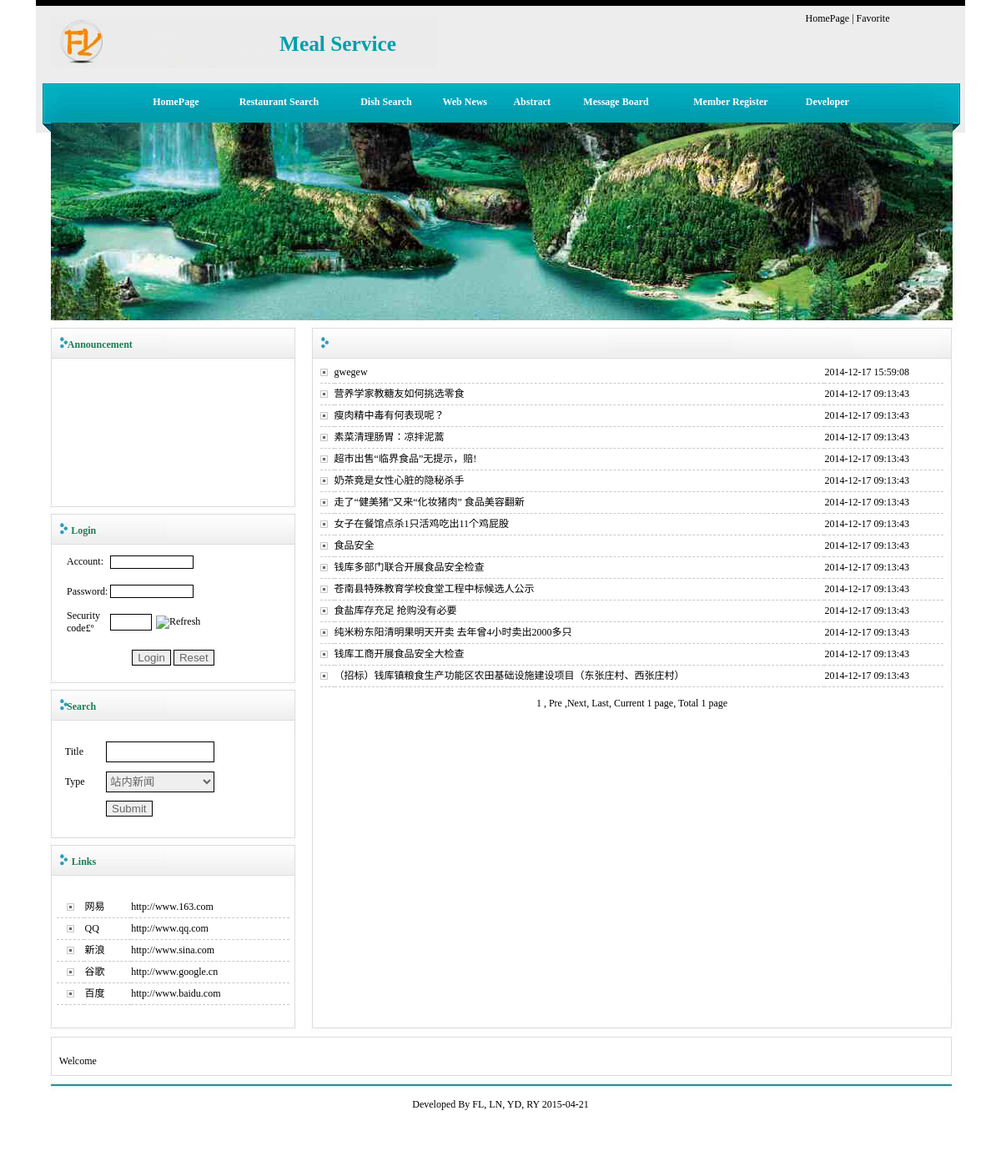
Page /news.php on the committed database.
### tables this page shows
CREATE TABLE `youqinglianjie` (
  `id` int(11) NOT NULL AUTO_INCREMENT,
  `wangzhanmingcheng` varchar(50) DEFAULT NULL,
  `wangzhi` varchar(50) DEFAULT NULL,
  `addtime` timestamp NULL DEFAULT CURRENT_TIMESTAMP,
  PRIMARY KEY (`id`)
);

CREATE TABLE `xinwentongzhi` (
  `id` int(11) NOT NULL AUTO_INCREMENT,
  `biaoti` varchar(500) DEFAULT NULL,
  `leibie` varchar(50) DEFAULT NULL,
  `neirong` text,
  `tianjiaren` varchar(50) DEFAULT NULL,
  `addtime` timestamp NULL DEFAULT CURRENT_TIMESTAMP,
  `shouyetupian` varchar(50) DEFAULT NULL,
  `dianjilv` int(11) DEFAULT '1',
  PRIMARY KEY (`id`)
);

### news.php (the view, shortened to what this page needs)
<?php
$lb=$_GET["lb"];
if($lb=="")
{
	$lb=$_POST["lb"];
}
?>
<html>
<head>
<title>Meal Service</title><LINK href="qtimages/style.css" type=text/css rel=stylesheet>
</head>
<body bgcolor="#FFFFFF" leftmargin="0" topmargin="0" marginwidth="0" marginheight="0">
<table width="1114" height="1403" border="0" align="center" cellpadding="0" cellspacing="0" id="__01">
	<tr>
		<td><?php include_once 'qttop.php';?></td>
	</tr>
	<tr>
		<td><table id="__01" width="1114" height="848" border="0" cellpadding="0" cellspacing="0">
          <tr>
            <td valign="top">
<?php include_once 'qtleft.php';?></td>
            <td valign="top"><table id="__01" width="793" height="848" border="0" cellpadding="0" cellspacing="0">
              <tr>
                <td colspan="2" valign="top"><table id="__01" width="793" height="245" border="0" cellpadding="0" cellspacing="0">
                  <tr>
                    <td width="793" height="46" background="qtimages/1_02_02_01_01.jpg"><table width="100%" height="20" border="0" cellpadding="0" cellspacing="0">
                        <tr>
                          <td width="13%" height="20" align="right" valign="bottom"><span class="STYLE2"><strong><?php echo $lb;?></strong></span></td>
                          <td width="87%">&nbsp;</td>
                        </tr>
                    </table></td>
                  </tr>
                  <tr>
                    <td><table id="__01" width="793" height="188" border="0" cellpadding="0" cellspacing="0">
                        <tr>
                          <td width="16" background="qtimages/1_02_02_01_02_01.jpg">&nbsp;</td>
                          <td width="755" height="792" valign="top"><table width="99%" border="0" align="center" cellpadding="0" cellspacing="0" class="newsline">
                            <?php
    $sql="select * from xinwentongzhi where 1=1";
  $sql=$sql." order by id desc";
$query=mysql_query($sql);
  $rowscount=mysql_num_rows($query);
  if($rowscount==0)
  {}
  else
  {
  $pagelarge=20;
  $pagecurrent=$_GET["pagecurrent"];
  if($rowscount%$pagelarge==0)
  {
		$pagecount=$rowscount/$pagelarge;
  }
  else
  {
   		$pagecount=intval($rowscount/$pagelarge)+1;
  }
  if($pagecurrent=="" || $pagecurrent<=0)
{
	$pagecurrent=1;
}
		$ddddd=$pagecurrent*$pagelarge;
	if($pagecurrent==$pagecount)
	{
		if($rowscount%$pagelarge==0)
		{
		$ddddd=$pagecurrent*$pagelarge;
		}
		else
		{
		$ddddd=$pagecurrent*$pagelarge-$pagelarge+$rowscount%$pagelarge;
		}
	}
	for($i=$pagecurrent*$pagelarge-$pagelarge;$i<$ddddd;$i++)
{
  ?>
                            <tr height="25">
                              <td width="2%" align="left" class="newsline"><img src="qtimages/1.jpg"></td>
                              <td width="70%" class="newsline"><a href="gg_detail.php?id=<?php echo mysql_result($query,$i,"id");?>"><?php echo mysql_result($query,$i,"biaoti");?></a></td>
                              <td width="17%" class="newsline"><?php echo mysql_result($query,$i,"addtime");?></td>
                            </tr>
                            <?php
						}
					  }
					  ?>
                          </table>
                            <p align="center"><a href="news.php?pagecurrent=1&lb=<?php echo $lb;?>">1 </a>, <a href="news.php?pagecurrent=<?php echo $pagecurrent-1;?>&lb=<?php echo $lb;?>">Pre</a> ,<a href="news.php?pagecurrent=<?php echo $pagecurrent+1;?>&lb=<?php echo $lb;?>">Next</a>, <a href="news.php?pagecurrent=<?php echo $pagecount;?>&lb=<?php echo $lb;?>">Last</a>, Current <?php echo $pagecurrent;?> page, Total <?php echo $pagecount;?> page
                            </p></td>
                          <td width="22" background="qtimages/1_02_02_01_02_03.jpg">&nbsp;</td>
                        </tr>
                    </table></td>
                  </tr>
                  <tr>
                    <td><img src="qtimages/1_02_02_01_03.jpg" width="793" height="11" alt=""></td>
                  </tr>
                </table></td>
              </tr>
            </table></td>
          </tr>
        </table></td>
	</tr>
	<tr>
		<td><?php include_once 'qtdown.php';?></td>
	</tr>
</table>
</body>
</html>

### qtleft.php (shortened to what this page needs)
<table id="__01" width="321" height="848" border="0" cellpadding="0" cellspacing="0">
              <tr>
                <td><table id="__01" width="321" height="223" border="0" cellpadding="0" cellspacing="0">
                  <tr>
                    <td width="321" height="45" background="qtimages/1_02_01_01_01.jpg"><table width="100%" height="20" border="0" cellpadding="0" cellspacing="0">
                      <tr>
                        <td width="35%" height="20" align="right" valign="bottom"><span class="STYLE5 STYLE2"><strong>Announcement</strong></span></td>
                        <td width="62%">&nbsp;</td>
                      </tr>
                    </table></td>
                  </tr>
                  <tr>
                    <td><table id="__01" width="321" height="169" border="0" cellpadding="0" cellspacing="0">
                      <tr>
                        <td width="25" background="qtimages/1_02_01_01_02_01.jpg">&nbsp;</td>
                        <td width="279" height="169"><marquee border="0" direction="up" height="100%" onMouseOut="start()" onMouseOver="stop()"
                scrollamount="1" scrolldelay="50">
                          <TABLE width="100%" height="100%" >
                      <TR><TD ><?php
						?></TD></TR></TABLE></marquee></td>
                        <td width="17" background="qtimages/1_02_01_01_02_03.jpg">&nbsp;</td>
                      </tr>
                    </table></td>
                  </tr>
                  <tr>
                    <td><img src="qtimages/1_02_01_01_03.jpg" width="321" height="9" alt=""></td>
                  </tr>
                </table></td>
              </tr>
              <tr>
                <td><table id="__01" width="321" height="211" border="0" cellpadding="0" cellspacing="0">
                  <tr>
                    <td width="321" height="45" background="qtimages/1_02_01_01_01.jpg"><table width="100%" height="20" border="0" cellpadding="0" cellspacing="0">
                        <tr>
                          <td width="18%" height="20" align="right" valign="bottom"><span class="STYLE5 STYLE2"><strong>Login</strong></span></td>
                          <td width="62%">&nbsp;</td>
                        </tr>
                    </table></td>
                  </tr>
                  <tr>
                    <td><table id="__01" width="321" height="157" border="0" cellpadding="0" cellspacing="0">
                        <tr>
                          <td width="25" background="qtimages/1_02_01_01_02_01.jpg">&nbsp;</td>
                          <td width="279" height="157">
                            <?php
					if ($_SESSION['cx']=="" )
					{
				?>
                            <table width="100%" height="100%" border="0" cellpadding="0" cellspacing="0">
                              <form action="userlog_post.php" method="post" name="userlog" id="userlog">
                                <tr>
                                  <td width="12" height="28">&nbsp;</td>
                                  <td width="52" height="28">Account:</td>
                                  <td height="28" colspan="2"><input name="username" type="text" id="username" size="12" style="width:100px; height:16px; border:solid 1px #000000; color:#666666" /></td>
                                </tr>
                                <tr>
                                  <td height="28">&nbsp;</td>
                                  <td height="28">Password:</td>
                                  <td height="28" colspan="2"><input name="pwd1" type="password" id="pwd1" size="12" style="width:100px; height:16px; border:solid 1px #000000; color:#666666" /></td>
                                </tr>
								<tr >
                                  <td height="28">&nbsp;</td>
                                  <td height="28">Security code£º</td>
                                  <td width="55" height="28"><input name="yzm" type="text" id="yzm" style=" height:20px; border:solid 1px #000000; color:#666666; width:50px" /></td>
                                  <td width="160"><img alt="Refresh" onclick="this.src='code.php?time='+new Date().getTime();" src="code.php?time='+new Date().getTime();" style="cursor:hand" /></td>
								</tr>
                                <tr>
                                  <td height="38" colspan="4" align="center"><input type="submit" name="Submit" value="Login" style=" height:19px; border:solid 1px #000000; color:#666666" onclick="return checklog();" />
                                      <input type="reset" name="Submit2" value="Reset" style=" height:19px; border:solid 1px #000000; color:#666666" /></td>
                                </tr>
                              </form>
                            </table>
                            <?php } ?>                            </td>
                          <td width="17" background="qtimages/1_02_01_01_02_03.jpg">&nbsp;</td>
                        </tr>
                    </table></td>
                  </tr>
                  <tr>
                    <td><img src="qtimages/1_02_01_01_03.jpg" width="321" height="9" alt=""></td>
                  </tr>
                </table></td>
              </tr>
              <tr>
                <td><table id="__01" width="321" height="186" border="0" cellpadding="0" cellspacing="0">
                  <tr>
                    <td width="321" height="45" background="qtimages/1_02_01_01_01.jpg"><table width="100%" height="20" border="0" cellpadding="0" cellspacing="0">
                        <tr>
                          <td width="18%" height="20" align="right" valign="bottom"><span class="STYLE5 STYLE2"><strong>Search</strong></span></td>
                          <td width="62%">&nbsp;</td>
                        </tr>
                    </table></td>
                  </tr>
                  <tr>
                    <td><table id="__01" width="321" height="132" border="0" cellpadding="0" cellspacing="0">
                        <tr>
                          <td width="25" background="qtimages/1_02_01_01_02_01.jpg">&nbsp;</td>
                          <td width="279" height="132"><table width="93%" height="100" border="0" align="center" cellpadding="0" cellspacing="0">
                            <form action="news.php" method="post" name="formsearch" id="formsearch">
                              <tr>
                                <td width="19%">Title</td>
                                <td width="81%"><input name="biaoti" type="text" id="biaoti" size="20" style="width:130px; height:25px; border:solid 1px #000000; color:#666666" /></td>
                              </tr>
                              <tr>
                                <td>Type</td>
                                <td><select name="lb" style="width:130px; height:25px; border:solid 1px #000000; color:#666666">
                                    <?php
								  $sql="select distinct(leibie) from xinwentongzhi";
								  $query=mysql_query($sql);
								$rowscount=mysql_num_rows($query);
								if($rowscount>0)
								{
								for($i=0;$i<$rowscount;$i++)
	 							{
								  ?>
								  <option value="<?php echo mysql_result($query,$i,"leibie")?>"><?php echo mysql_result($query,$i,"leibie")?></option>
								  <?php
								  }
								  }
								  ?>
                                  </select>
                                </td>
                              </tr>
                              <tr>
                                <td>&nbsp;</td>
                                <td><input type="submit" name="Submit4" value="Submit" style=" height:19px; border:solid 1px #000000; color:#666666" /></td>
                              </tr>
                            </form>
                          </table></td>
                          <td width="17" background="qtimages/1_02_01_01_02_03.jpg">&nbsp;</td>
                        </tr>
                    </table></td>
                  </tr>
                  <tr>
                    <td><img src="qtimages/1_02_01_01_03.jpg" width="321" height="9" alt=""></td>
                  </tr>
                </table></td>
              </tr>
              <tr>
                <td><table id="__01" width="321" height="228" border="0" cellpadding="0" cellspacing="0">
                  <tr>
                    <td width="321" height="45" background="qtimages/1_02_01_01_01.jpg"><table width="100%" height="20" border="0" cellpadding="0" cellspacing="0">
                        <tr>
                          <td width="18%" height="20" align="right" valign="bottom"><span class="STYLE5 STYLE2"><strong>Links</strong></span></td>
                          <td width="62%">&nbsp;</td>
                        </tr>
                    </table></td>
                  </tr>
                  <tr>
                    <td><table id="__01" width="321" height="174" border="0" cellpadding="0" cellspacing="0">
                        <tr>
                          <td width="25" background="qtimages/1_02_01_01_02_01.jpg">&nbsp;</td>
                          <td width="279" height="174"><table class="newsline" cellspacing="0" cellpadding="0" width="100%"
                  align="center" border="0">
                            <tbody>
                              <?php
					  $sql="select * from youqinglianjie order by id desc";
					  $query=mysql_query($sql);
					  $rowscount=mysql_num_rows($query);
					  if($rowscount>0)
					  {
					  	for($i=0;$i<$rowscount;$i++)
						{
						?>
                              <tr>
                                <td width="12%" height="25" align="center"><span class="STYLE2"><img src="qtimages/1.jpg" /></span></td>
                                <td width="20%" height="25"><a href="<?php echo mysql_result($query,$i,"wangzhi");?>" target="_blank" ><?php echo mysql_result($query,$i,"wangzhanmingcheng");?></a></td>
                                <td width="68%" height="25"><a href="<?php echo mysql_result($query,$i,"wangzhi");?>" target="_blank" ><?php echo mysql_result($query,$i,"wangzhi");?></a></td>
                              </tr>
                              <?php
						}
					  }
					  ?>
                            </tbody>
                          </table></td>
                          <td width="17" background="qtimages/1_02_01_01_02_03.jpg">&nbsp;</td>
                        </tr>
                    </table></td>
                  </tr>
                  <tr>
                    <td><img src="qtimages/1_02_01_01_03.jpg" width="321" height="9" alt=""></td>
                  </tr>
                </table></td>
              </tr>
            </table>

### qtimages/style.css (style rules this page uses)
BODY { MARGIN: 0px }
BODY TD { FONT-SIZE: 12px }
A:link { COLOR: #000; TEXT-DECORATION: none }
IMG { BORDER-TOP-WIDTH: 0px; BORDER-LEFT-WIDTH: 0px; BORDER-BOTTOM-WIDTH: 0px; BORDER-RIGHT-WIDTH: 0px }
.newsline TD { LINE-HEIGHT: 25px; BORDER-BOTTOM: #c9c9c9 1px dashed }
.newsline TD A:link { COLOR: #000 }
BODY { PADDING-RIGHT: 0px; BACKGROUND-POSITION: center 50%; PADDING-LEFT: 0px; SCROLLBAR-FACE-COLOR: #fbf6e8; FONT-SIZE: 9pt; PADDING-BOTTOM: 0px; MARGIN: 0px; PADDING-TOP: 0px; SCROLLBAR-TRACK-COLOR: #fbf6e8; BACKGROUND-REPEAT: repeat-y; FONT-FAMILY: "����", Tahoma; SCROLLBAR-DARKSHADOW-COLOR: #fbf6e8; SCROLLBAR-BASE-COLOR: #f0f0f0; TEXT-ALIGN: center; TEXT-DECORATION: none }
TR { FONT-FAMILY: "����", Tahoma; TEXT-ALIGN: left }

### news.php (style rules this page uses)
.STYLE2 { color: #1A7F55 }

### rows in the picture
youqinglianjie: wangzhanmingcheng "网易", wangzhi "http://www.163.com"
youqinglianjie: wangzhanmingcheng "QQ", wangzhi "http://www.qq.com"
youqinglianjie: wangzhanmingcheng "新浪", wangzhi "http://www.sina.com"
youqinglianjie: wangzhanmingcheng "谷歌", wangzhi "http://www.google.cn"
youqinglianjie: wangzhanmingcheng "百度", wangzhi "http://www.baidu.com"
xinwentongzhi: biaoti "gwegew", addtime "2014-12-17 15:59:08"
xinwentongzhi: biaoti "营养学家教糖友如何挑选零食", addtime "2014-12-17 09:13:43"
xinwentongzhi: biaoti "瘦肉精中毒有何表现呢？", addtime "2014-12-17 09:13:43"
xinwentongzhi: biaoti "素菜清理肠胃：凉拌泥蒿", addtime "2014-12-17 09:13:43"
xinwentongzhi: biaoti "超市出售“临界食品”无提示，赔!", addtime "2014-12-17 09:13:43"
xinwentongzhi: biaoti "奶茶竟是女性心脏的隐秘杀手", addtime "2014-12-17 09:13:43"
xinwentongzhi: biaoti "走了“健美猪”又来“化妆猪肉” 食品美容翻新", addtime "2014-12-17 09:13:43"
xinwentongzhi: biaoti "女子在餐馆点杀1只活鸡吃出11个鸡屁股", addtime "2014-12-17 09:13:43"
xinwentongzhi: biaoti "食品安全", addtime "2014-12-17 09:13:43"
xinwentongzhi: biaoti "钱库多部门联合开展食品安全检查", addtime "2014-12-17 09:13:43"
xinwentongzhi: biaoti "苍南县特殊教育学校食堂工程中标候选人公示", addtime "2014-12-17 09:13:43"
xinwentongzhi: biaoti "食盐库存充足 抢购没有必要", addtime "2014-12-17 09:13:43"
xinwentongzhi: biaoti "纯米粉东阳清明果明天开卖 去年曾4小时卖出2000多只", addtime "2014-12-17 09:13:43"
xinwentongzhi: biaoti "钱库工商开展食品安全大检查", addtime "2014-12-17 09:13:43"
xinwentongzhi: biaoti "（招标）钱库镇粮食生产功能区农田基础设施建设项目（东张庄村、西张庄村）", addtime "2014-12-17 09:13:43"

### other values in the picture
$pagecurrent "1"
$pagecount "1"
form field lb "站内新闻"
